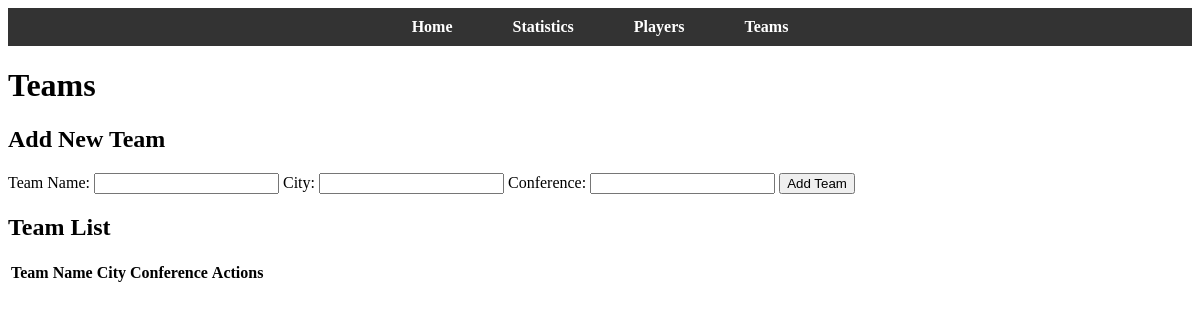
The app's page /teams, older data.
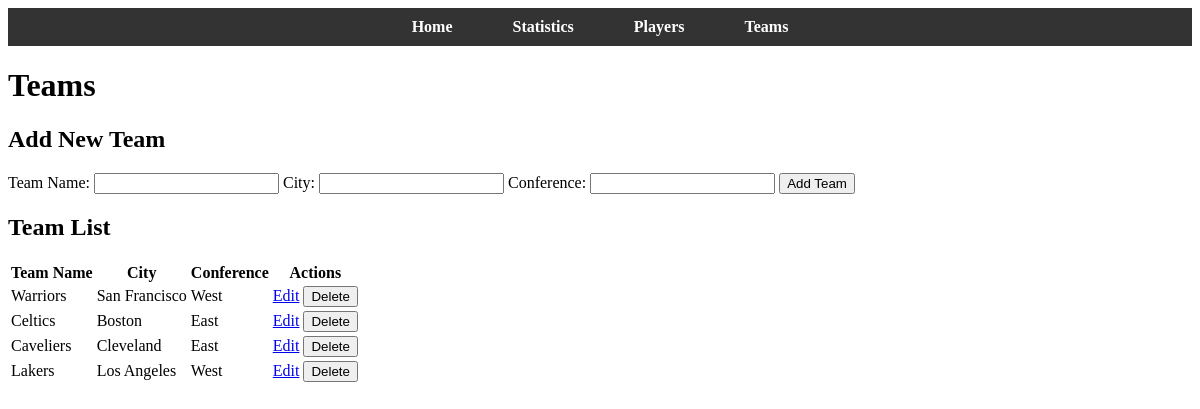
The same page, newer data.
### app.py (models this page shows)
class Team(db.Model):
    team_name = db.Column(db.String(50), primary_key=True)
    city = db.Column(db.String(20), nullable=False)
    conference = db.Column(db.String(20), nullable=False)

### app.py (the view, shortened to what this page needs)
@app.route('/teams', methods=['GET', 'POST'])
def teams():
    teams = Team.query.all()
    return render_template('teams.html', teams=teams)

### templates/teams.html (shortened to what this page needs)
<!DOCTYPE html>
<html lang="en">
  <head>
    <link
      rel="stylesheet"
      href="{{ url_for('static', filename='css/styles.css') }}"
    />
  </head>
  <body>
    <header>
      <nav>
        <ul>
          <li><a href="/">Home</a></li>
          <li><a href="/statistics">Statistics</a></li>
          <li><a href="/players">Players</a></li>
          <li><a href="/teams">Teams</a></li>
        </ul>
      </nav>
    </header>
    <main>
      <h1>Teams</h1>
      <section id="add-team">
        <h2>Add New Team</h2>
        <form action="{{ url_for('teams') }}" method="post">
          <label for="team_name">Team Name:</label>
          <input type="text" id="team_name" name="team_name" required />
          <label for="city">City:</label>
          <input type="text" id="city" name="city" required />
          <label for="conference">Conference:</label>
          <input type="text" id="conference" name="conference" required />
          <button type="submit">Add Team</button>
        </form>
      </section>
      <section id="team-list">
        <h2>Team List</h2>
        <table>
          <thead>
            <tr>
              <th>Team Name</th>
              <th>City</th>
              <th>Conference</th>
              <th>Actions</th>
            </tr>
          </thead>
          <tbody>
            {% for team in teams %}
            <tr>
              <td>{{ team.team_name }}</td>
              <td>{{ team.city }}</td>
              <td>{{ team.conference }}</td>
              <td>
                <a href="{{ url_for('edit_team', team_name=team.team_name) }}"
                  >Edit</a
                >
                <form
                  action="{{ url_for('delete_team', team_name=team.team_name) }}"
                  method="post"
                  style="display: inline"
                >
                  <button
                    type="submit"
                    onclick="return confirm('Are you sure you want to delete this team?');"
                  >
                    Delete
                  </button>
                </form>
              </td>
            </tr>
            {% endfor %}
          </tbody>
        </table>
      </section>
    </main>
  </body>
</html>

### static/css/styles.css (style rules this page uses)
nav ul { list-style-type: none; margin: 0; padding: 0; display: flex; justify-content: center; background-color: #333; }
nav ul li { margin: 0 15px; }
nav ul li a { color: white; text-decoration: none; font-weight: bold; padding: 10px 15px; display: inline-block; }

Row changes from the older to the newer data that the page shows:
added Team: team_name "Warriors", city "San Francisco", conference "West"
added Team: team_name "Celtics", city "Boston", conference "East"
added Team: team_name "Caveliers", city "Cleveland", conference "East"
added Team: team_name "Lakers", city "Los Angeles", conference "West"
